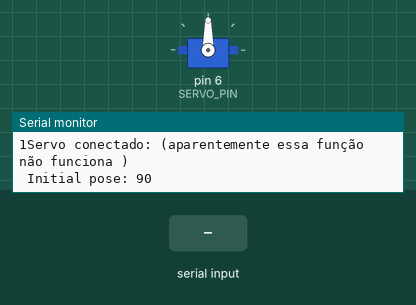
Bench run of a sketch on a simulated Arduino Uno, built with avr-gcc and run on an emulated ATmega328P. Shown: servo, the last lines printed to the serial monitor. Inputs (shaded band) come from the test bench.

Above: at 1.7 s.
1.8 s: "1" received over Serial
At 3.0 s:
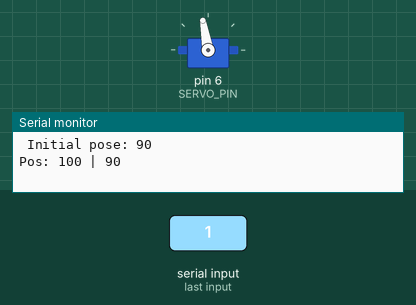
3.3 s: "2" received over Serial
At 4.2 s:
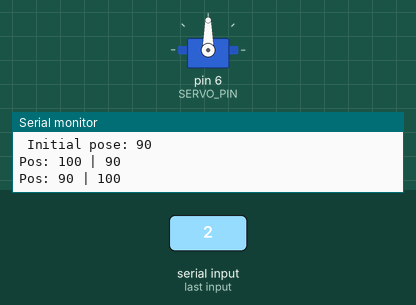
Timing chart, 0 to 6.3 s (numbered marks = the images above; inputs shaded):
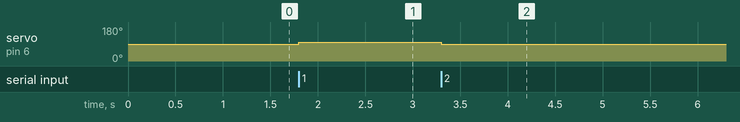

Measured:
- after the input at 1.8 s, servo on pin 6 (SERVO_PIN): 90° → 100° at once
- after the input at 3.3 s, servo on pin 6 (SERVO_PIN): 100° → 90° at once

The sketch:

testar_servo.ino
```cpp
/* Esse código é responsável para testar se o servo está respondendo
 *
 *
 *  Objetivo: Controlar a posição do servo
 *
 *  Para fazer o servo girar, , basta abrir o monitor serial e digitar:
 *  1 : soma + 10
 *  2 : soma - 10
 *
 */
#include <Servo.h>

Servo myservo;  // create servo object to control a servo
// twelve servo objects can be created on most boards

#define SERVO_PIN 6

int pos = 0;    // variable to store the servo position

void setup() {
  Serial.begin(9600);
  myservo.attach(SERVO_PIN);  // attaches the servo on pin 9 to the servo object

  delay(500);

  int a = myservo.attached ();
  Serial.print(a);
  if( myservo.attached () ) {
    Serial.print("Servo conectado: (aparentemente essa função não funciona ) \n ");
  }
  else{
    Serial.print("O Servo não foi encontrado");
  }

  pos = myservo.read();
  Serial.print("Initial pose: ");
  Serial.println(pos);


}

void loop() {

}

void serialEvent(){
  char ch = (char)Serial.read();

  switch(ch){

    case '1':
        pos = pos + 10;
        break;
    case '2':
        pos = pos - 10;
  }
    Serial.print("Pos: ");
    Serial.print(pos);
    Serial.print(" | ");
    Serial.println(myservo.read());

    myservo.write(pos);
}
```
